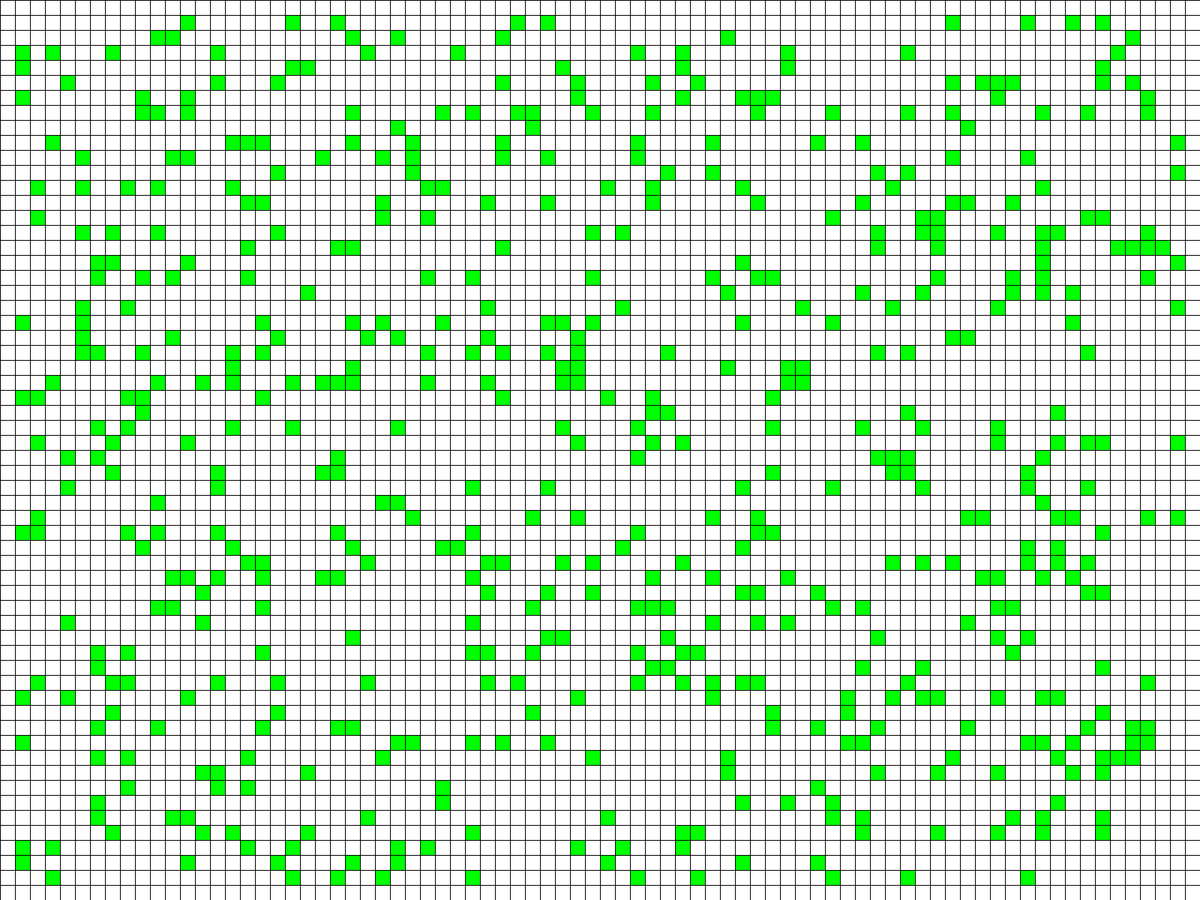
Frame 1 (no input)
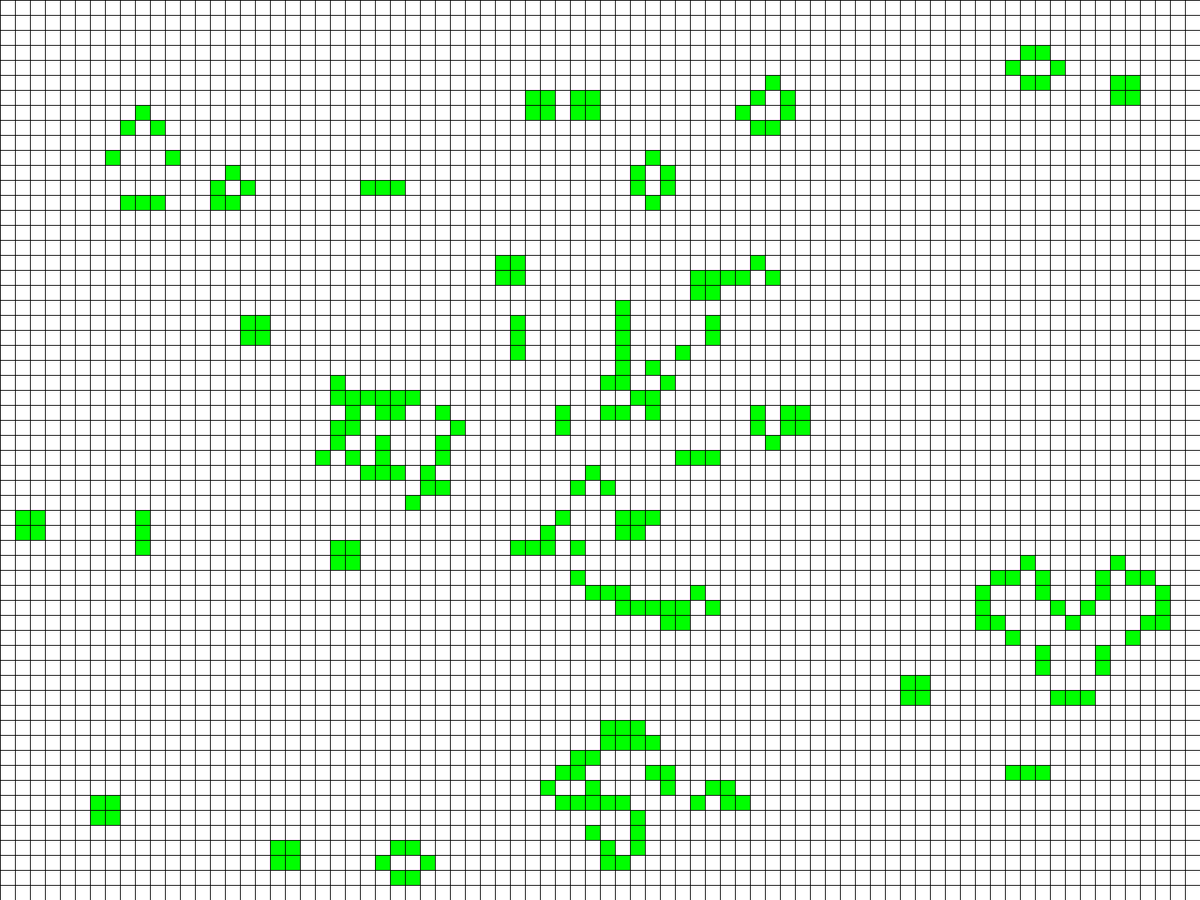
Frame 60 (the mouse pressed at the canvas centre just before this capture)
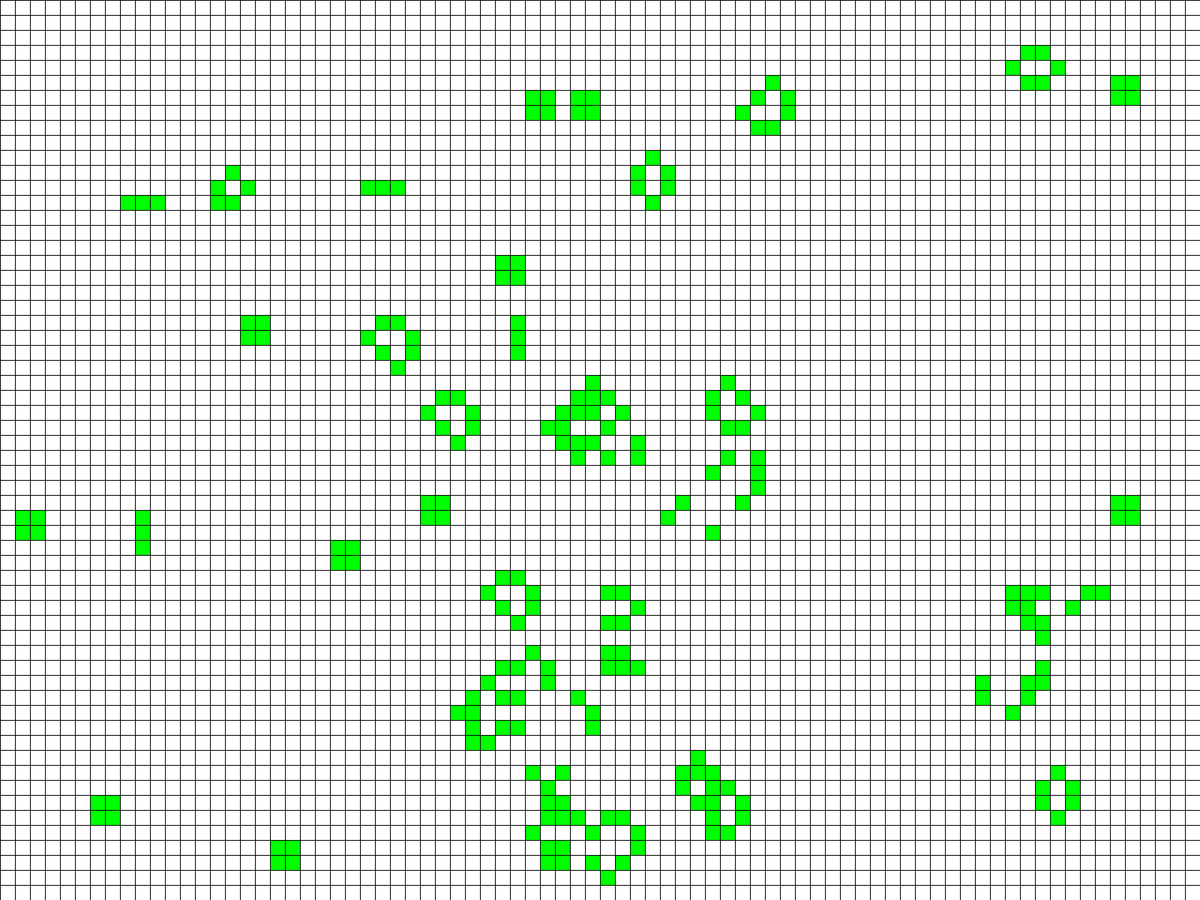
Frame 120 (the mouse held since frame 60 and released just before this capture)

The Processing sketch that drew these frames (run headless with seeded random() and noise(); from frame 60 on, the mouse is pressed at the canvas centre):

// Processing sketch: gameOfLife
// ── gameOfLife.pde
int scl, cols, rows, neighbors;
boolean[][] cells;

void setup() {
  fullScreen();

  scl = 20;
  cols = width/scl;
  rows = height/scl;

  cells = new boolean[rows][cols];

  for (int i=0; i<600; i++) {
    cells[floor(random(1, rows-1))][floor(random(1, cols-1))] = true;
  }

  background(12);
}

boolean survives(int x, int y, boolean alive) {
  neighbors = 0;
  if (cells[y-1][x-1] == true) {
    neighbors++;
  }
  if (cells[y-1][x] == true) {
    neighbors++;
  }
  if (cells[y-1][x+1] == true) {
    neighbors++;
  }
  if (cells[y][x-1] == true) {
    neighbors++;
  }
  if (cells[y][x+1] == true) {
    neighbors++;
  }
  if (cells[y+1][x-1] == true) {
    neighbors++;
  }
  if (cells[y+1][x] == true) {
    neighbors++;
  }
  if (cells[y+1][x+1] == true) {
    neighbors++;
  }
  
  if(alive && neighbors < 2){ return false; }
  
  if(alive && (neighbors == 2 || neighbors == 3)){return true;}
  
  if(alive && neighbors > 3){return false;}
  
  if(!alive && neighbors == 3){return true;}
  
  return false;
}

void draw() {
  frameRate(30);
  
  boolean[][] newCells = new boolean[rows][cols];

  for (int y=1; y<rows-1; y++) {
    for (int x=1; x<cols-1; x++) {
     newCells[y][x] = survives(x,y,cells[y][x]);
    }
  }

  for (int y=0; y<rows; y++) {
    for (int x=0; x<cols; x++) {
      if (cells[y][x] == true) {
        fill(0, 255, 0);
        rect(x*scl, y*scl, scl, scl);
      } else {
        fill(255);
        rect(x*scl, y*scl, scl, scl);
      }
    }
  }
  
  cells = newCells;
}
